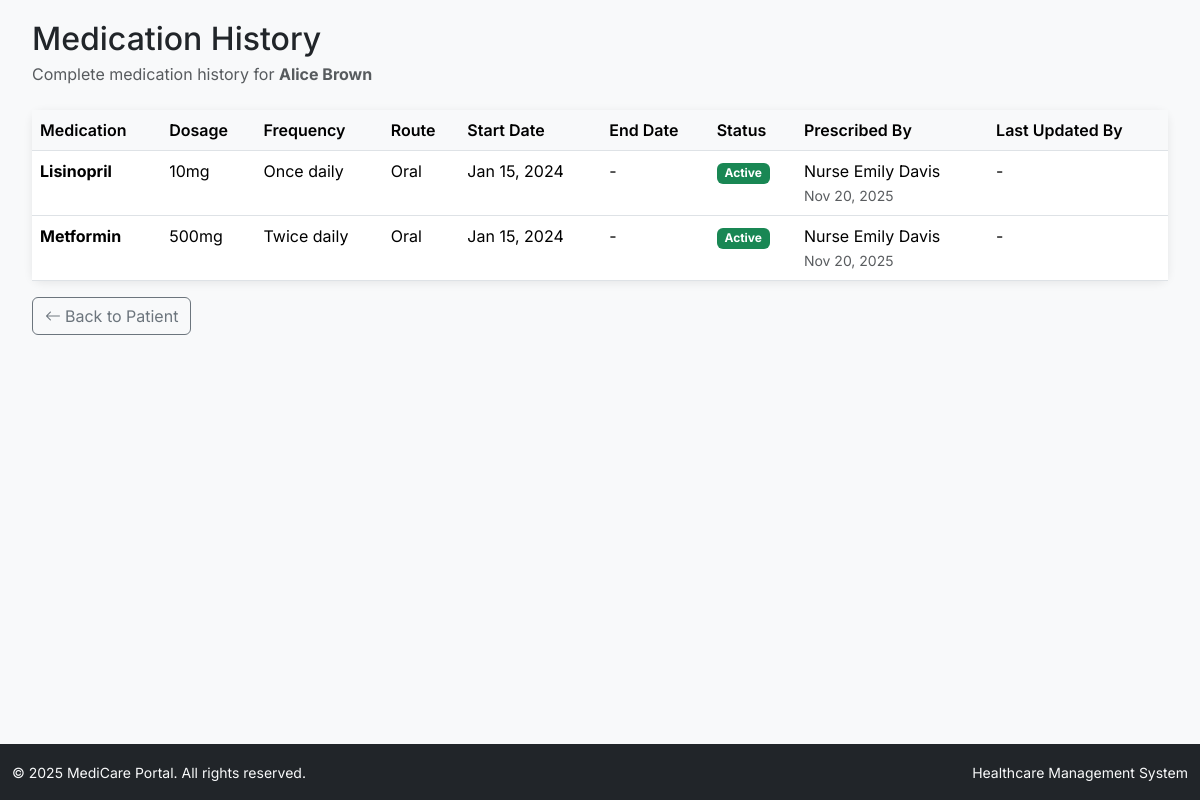
Screenshot of /index.php?r=medications/history&patient_id=1 (signed in) with the database file from the repository.
### tables this page shows
CREATE TABLE patients (
    id INT AUTO_INCREMENT PRIMARY KEY,
    name VARCHAR(100) NOT NULL,
    age INT NOT NULL,
    gender ENUM('Male', 'Female', 'Other') DEFAULT 'Male',
    phone VARCHAR(20) DEFAULT NULL,
    address TEXT DEFAULT NULL,
    allergies TEXT DEFAULT NULL,
    blood_type VARCHAR(5) DEFAULT NULL,
    emergency_contact VARCHAR(100) DEFAULT NULL,
    emergency_phone VARCHAR(20) DEFAULT NULL,
    notes TEXT DEFAULT NULL,
    created_by INT DEFAULT NULL,
    created_at TIMESTAMP DEFAULT CURRENT_TIMESTAMP,
    updated_at TIMESTAMP DEFAULT CURRENT_TIMESTAMP ON UPDATE CURRENT_TIMESTAMP,
    FOREIGN KEY (created_by) REFERENCES nurses(id) ON DELETE SET NULL
);

CREATE TABLE medications (
    id INT AUTO_INCREMENT PRIMARY KEY,
    patient_id INT NOT NULL,
    name VARCHAR(100) NOT NULL,
    dosage VARCHAR(50) NOT NULL,
    frequency VARCHAR(100) NOT NULL,
    route VARCHAR(50) DEFAULT 'Oral',
    start_date DATE NOT NULL,
    end_date DATE DEFAULT NULL,
    status ENUM('Active', 'Completed', 'Stopped') DEFAULT 'Active',
    instructions TEXT DEFAULT NULL,
    created_by INT DEFAULT NULL,
    updated_by INT DEFAULT NULL,
    created_at TIMESTAMP DEFAULT CURRENT_TIMESTAMP,
    updated_at TIMESTAMP DEFAULT CURRENT_TIMESTAMP ON UPDATE CURRENT_TIMESTAMP,
    FOREIGN KEY (patient_id) REFERENCES patients(id) ON DELETE CASCADE,
    FOREIGN KEY (created_by) REFERENCES nurses(id) ON DELETE SET NULL,
    FOREIGN KEY (updated_by) REFERENCES nurses(id) ON DELETE SET NULL
);

CREATE TABLE nurses (
    id INT AUTO_INCREMENT PRIMARY KEY,
    name VARCHAR(100) NOT NULL,
    email VARCHAR(100) NOT NULL UNIQUE,
    password_hash VARCHAR(255) NOT NULL,
    department VARCHAR(100) DEFAULT NULL,
    phone VARCHAR(20) DEFAULT NULL,
    created_at TIMESTAMP DEFAULT CURRENT_TIMESTAMP
);

### app/core/Controller.php (called while the page is built, shortened)
<?php
class Controller {
    protected function render(string $view, array $params = []): void {
        extract($params, EXTR_SKIP);
        $viewFile = APP_ROOT . '/app/views/' . $view . '.php';
        include $viewFile;
        include APP_ROOT . '/app/views/layout.php';
    }
}

### app/controllers/MedicationsController.php (called while the page is built, shortened)
<?php
require_once APP_ROOT . '/app/core/Controller.php';
require_once APP_ROOT . '/app/models/Patient.php';
require_once APP_ROOT . '/app/models/Medication.php';
class MedicationsController extends Controller {
    private function isNurse(): bool {
        return !empty($_SESSION['nurse_id']);
    }
    private function isDoctor(): bool {
        return !empty($_SESSION['doctor_id']);
    }
    public function history(): void {
        $patientId = isset($_GET['patient_id']) ? (int)$_GET['patient_id'] : 0;
        $patient = Patient::findById($patientId);
        $medications = Medication::getHistory($patientId);
        $this->render('medications/history', [
            'patient' => $patient,
            'medications' => $medications,
            'isNurse' => $this->isNurse(),
            'isDoctor' => $this->isDoctor(),
            'hideLandingLinks' => true
        ]);
    }
}

### app/core/Router.php (called while the page is built, shortened)
<?php
class Router {
    public function dispatch(): void {
        $route = isset($_GET['r']) ? trim($_GET['r'], '/') : 'home/index';
        [$controllerName, $action] = array_pad(explode('/', $route, 2), 2, null);
        $action = $action ?: 'index';
        $controller = new $controllerName();
        $controller->$action();
    }
}

### public/index.php (called while the page is built, shortened)
<?php
require_once __DIR__ . '/../app/core/Router.php';
$router = new Router();
$router->dispatch();

### app/models/Patient.php (called while the page is built, shortened)
<?php
class Patient {
    public static function findById(int $id): ?array {
        $pdo = Database::getInstance();
        $stmt = $pdo->prepare('SELECT p.*, n.name as created_by_name FROM patients p LEFT JOIN nurses n ON p.created_by = n.id WHERE p.id = ? LIMIT 1');
        $stmt->execute([$id]);
        $row = $stmt->fetch(PDO::FETCH_ASSOC);
        return $row ?: null;
    }
}

### app/models/Medication.php (called while the page is built, shortened)
<?php
class Medication {
    public static function getHistory(int $patientId): array {
        $pdo = Database::getInstance();
        $stmt = $pdo->prepare('
            SELECT m.*, n.name as created_by_name, nu.name as updated_by_name
            FROM medications m
            LEFT JOIN nurses n ON m.created_by = n.id
            LEFT JOIN nurses nu ON m.updated_by = nu.id
            WHERE m.patient_id = ?
            ORDER BY m.created_at DESC
        ');
        $stmt->execute([$patientId]);
        return $stmt->fetchAll(PDO::FETCH_ASSOC);
    }
}

### app/views/medications/history.php (the view, shortened to what this page needs)
<div class="container-fluid">
    <div class="content-wrapper">
        <div class="d-flex justify-content-between align-items-center mb-4">
            <div>
                <h2 class="mb-1">Medication History</h2>
                <p class="text-muted mb-0">
                    Complete medication history for <strong><?php echo htmlspecialchars($patient['name']); ?></strong>
                </p>
            </div>
        </div>
        <div class="card">
            <div class="card-body p-0">
                <?php if (empty($medications)): ?>
                    <div class="p-5 text-center text-muted">
                        <i class="bi bi-capsule" style="font-size: 3rem;"></i>
                        <p class="mb-0 mt-3">No medication history available</p>
                    </div>
                <?php else: ?>
                    <div class="table-responsive">
                        <table class="table table-hover mb-0">
                            <thead>
                                <tr>
                                    <th>Medication</th>
                                    <th>Dosage</th>
                                    <th>Frequency</th>
                                    <th>Route</th>
                                    <th>Start Date</th>
                                    <th>End Date</th>
                                    <th>Status</th>
                                    <th>Prescribed By</th>
                                    <th>Last Updated By</th>
                                </tr>
                            </thead>
                            <tbody>
                                <?php foreach ($medications as $med): ?>
                                    <tr>
                                        <td><strong><?php echo htmlspecialchars($med['name']); ?></strong></td>
                                        <td><?php echo htmlspecialchars($med['dosage']); ?></td>
                                        <td><?php echo htmlspecialchars($med['frequency']); ?></td>
                                        <td><?php echo htmlspecialchars($med['route']); ?></td>
                                        <td><?php echo date('M j, Y', strtotime($med['start_date'])); ?></td>
                                        <td>
                                            <?php echo $med['end_date'] ? date('M j, Y', strtotime($med['end_date'])) : '-'; ?>
                                        </td>
                                        <td>
                                            <?php
                                            $statusClass = 'bg-success';
                                            ?>
                                            <span class="badge <?php echo $statusClass; ?>">
                                                <?php echo $med['status']; ?>
                                            </span>
                                        </td>
                                        <td>
                                            <?php echo htmlspecialchars($med['created_by_name'] ?? 'Unknown'); ?>
                                            <br>
                                            <small class="text-muted">
                                                <?php echo date('M j, Y', strtotime($med['created_at'])); ?>
                                            </small>
                                        </td>
                                        <td>
                                            <?php if ($med['updated_by_name']): ?>
                                                <?php echo htmlspecialchars($med['updated_by_name']); ?>
                                                <br>
                                                <small class="text-muted">
                                                    <?php echo date('M j, Y', strtotime($med['updated_at'])); ?>
                                                </small>
                                            <?php else: ?>
                                                -
                                            <?php endif; ?>
                                        </td>
                                    </tr>
                                <?php endforeach; ?>
                            </tbody>
                        </table>
                    </div>
                <?php endif; ?>
            </div>
        </div>
        <div class="mt-3">
            <a href="index.php?r=patients/info&id=<?php echo $patient['id']; ?>" class="btn btn-outline-secondary">
                <i class="bi bi-arrow-left me-1"></i>Back to Patient
            </a>
        </div>
    </div>
</div>

### public/assets/css/main.css (style rules this page uses)
:root { --font-default: "Open Sans", system-ui, -apple-system, "Segoe UI", Roboto, "Helvetica Neue", Arial, "Noto Sans", "Liberation Sans", sans-serif, "Apple Color Emoji", "Segoe UI Emoji", "Segoe UI Symbol", "Noto Color Emoji"; --font-primary: "Amatic SC", sans-serif; --font-secondary: "Inter", sans-serif; }
:root { --color-default: #212529; --color-primary: #ce1212; --color-secondary: #37373f; }
:root { scroll-behavior: smooth; }
body { font-family: var(--font-default); color: var(--color-default); }
a { color: var(--color-primary); text-decoration: none; }
h1, h2, h3, h4, h5, h6 { font-family: var(--font-secondary); }

### app/views/layout.php (style rules this page uses)
:root { --primary-color: #0d6efd; --secondary-color: #6c757d; --success-color: #198754; --danger-color: #dc3545; --warning-color: #ffc107; --info-color: #0dcaf0; }
body { font-family: 'Inter', 'Open Sans', sans-serif; background-color: #f8f9fa; }
.card { border: none; border-radius: 10px; box-shadow: 0 2px 10px rgba(0,0,0,0.08); transition: transform 0.2s, box-shadow 0.2s; }
.table th { font-weight: 600; background-color: #f8f9fa; }
.content-wrapper { min-height: calc(100vh - 56px); padding: 20px; }

### rows the page displays
patients: name "Alice Brown"
medications: name "Lisinopril", dosage "10mg", frequency "Once daily", route "Oral", start_date "Jan 15, 2024", status "Active", created_by.name "Nurse Emily Davis", created_at "Nov 20, 2025"
medications: name "Metformin", dosage "500mg", frequency "Twice daily", route "Oral", start_date "Jan 15, 2024", status "Active", created_by.name "Nurse Emily Davis", created_at "Nov 20, 2025"
